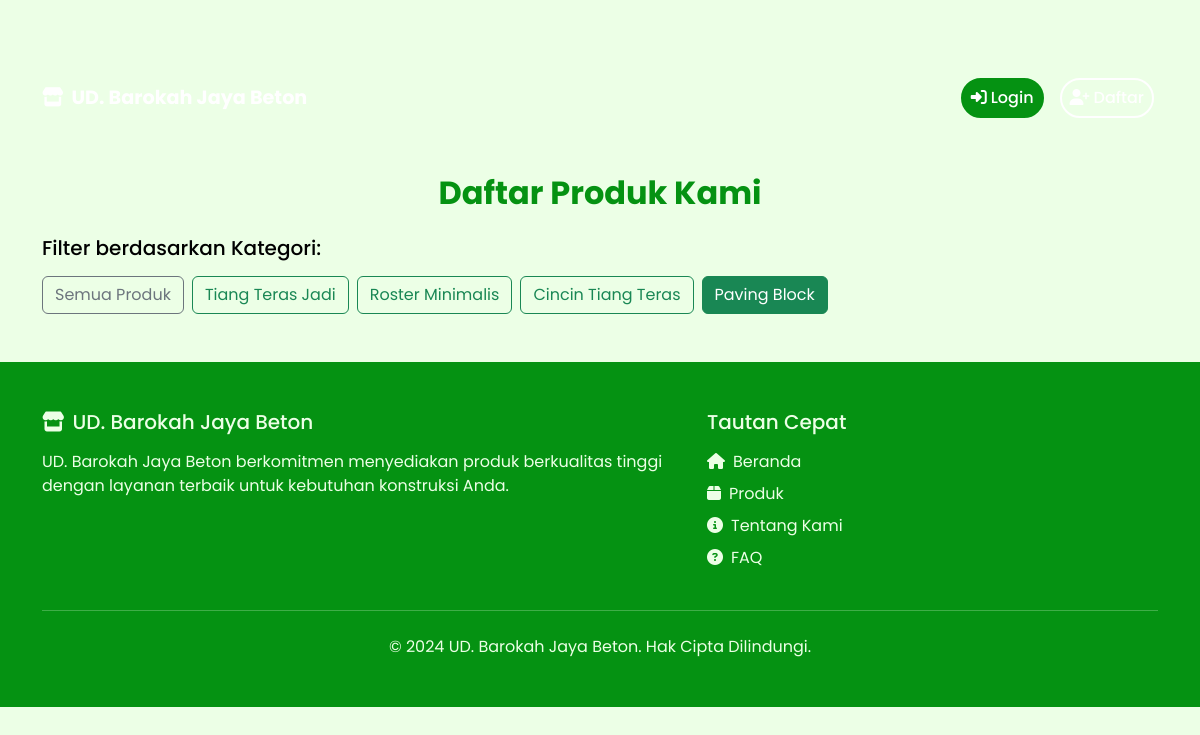
The app's page /produk/public/?kategori=12 with its own data.
### admin_dashboard/models.py (models this page shows, shortened)
class Kategori(models.Model):
    nama_kategori = models.CharField(max_length=255, verbose_name="Nama Kategori")
    class Meta:
        verbose_name_plural = "Kategori"
        db_table = 'kategori'

### admin_dashboard/views.py (the view, shortened to what this page needs)
# urls.py: path('produk/public/', views.produk_list_public, name='produk_list_public'),
def produk_list_public(request):
    kategori_list = Kategori.objects.all()
    kategori_id = request.GET.get('kategori')
    if kategori_id:
        produk = Produk.objects.filter(kategori_id=kategori_id)
    else:
        produk = Produk.objects.all()
    context = {
        'produk': produk,
        'kategori_list': kategori_list,
        'kategori_terpilih': kategori_id
    }
    return render(request, 'product_list_public.html', context)

### admin_dashboard/context_processors.py (called while the page is built)
def transaksi_notification_count(request):
    count = Transaksi.objects.filter(
        status_transaksi__in=['DIPROSES', 'BARU']
    ).count()
    return {
        'new_transaction_count': count
    }

### templates/product_list_public.html (shortened to what this page needs)
{% load static %}
{% load humanize %}
<!DOCTYPE html>
<html lang="en">
<head>
    <link href="https://cdn.jsdelivr.net/npm/bootstrap@5.3.0/dist/css/bootstrap.min.css" rel="stylesheet">
    <link rel="stylesheet" href="https://cdnjs.cloudflare.com/ajax/libs/font-awesome/6.4.0/css/all.min.css">
</head>
<body>
    {% include 'navbar_public.html' %}
    <section class="container my-5">
        <div class="row">
            <div class="col-12">
                <h2 class="mb-4 text-center fw-bold" style="color: #059212;">Daftar Produk Kami</h2>
                <div class="mb-4">
                    <h5 class="mb-3">Filter berdasarkan Kategori:</h5>
                    <div class="d-flex flex-wrap gap-2">
                        <a href="{% url 'produk_list_public' %}" class="btn btn-outline-secondary {% if not kategori_terpilih %}active{% endif %}">
                            Semua Produk
                        </a>
                        {% for kategori in kategori_list %}
                            <a href="?kategori={{ kategori.id }}" class="btn btn-outline-success {% if kategori.id|stringformat:'s' == kategori_terpilih %}active{% endif %}">
                                {{ kategori.nama_kategori }}
                            </a>
                        {% endfor %}
                    </div>
                </div>
            </div>
        </div>
    </section>
    {% include 'footer.html' %}
</body>
</html>

### templates/product_list_public.html (style rules this page uses)
body { font-family: 'Poppins', sans-serif; background-color: #ECFFE6; padding-top: 70px; color: #000000; }

### records on screen
Kategori: nama_kategori "Tiang Teras Jadi"
Kategori: nama_kategori "Roster Minimalis"
Kategori: nama_kategori "Cincin Tiang Teras"
Kategori: nama_kategori "Paving Block"
